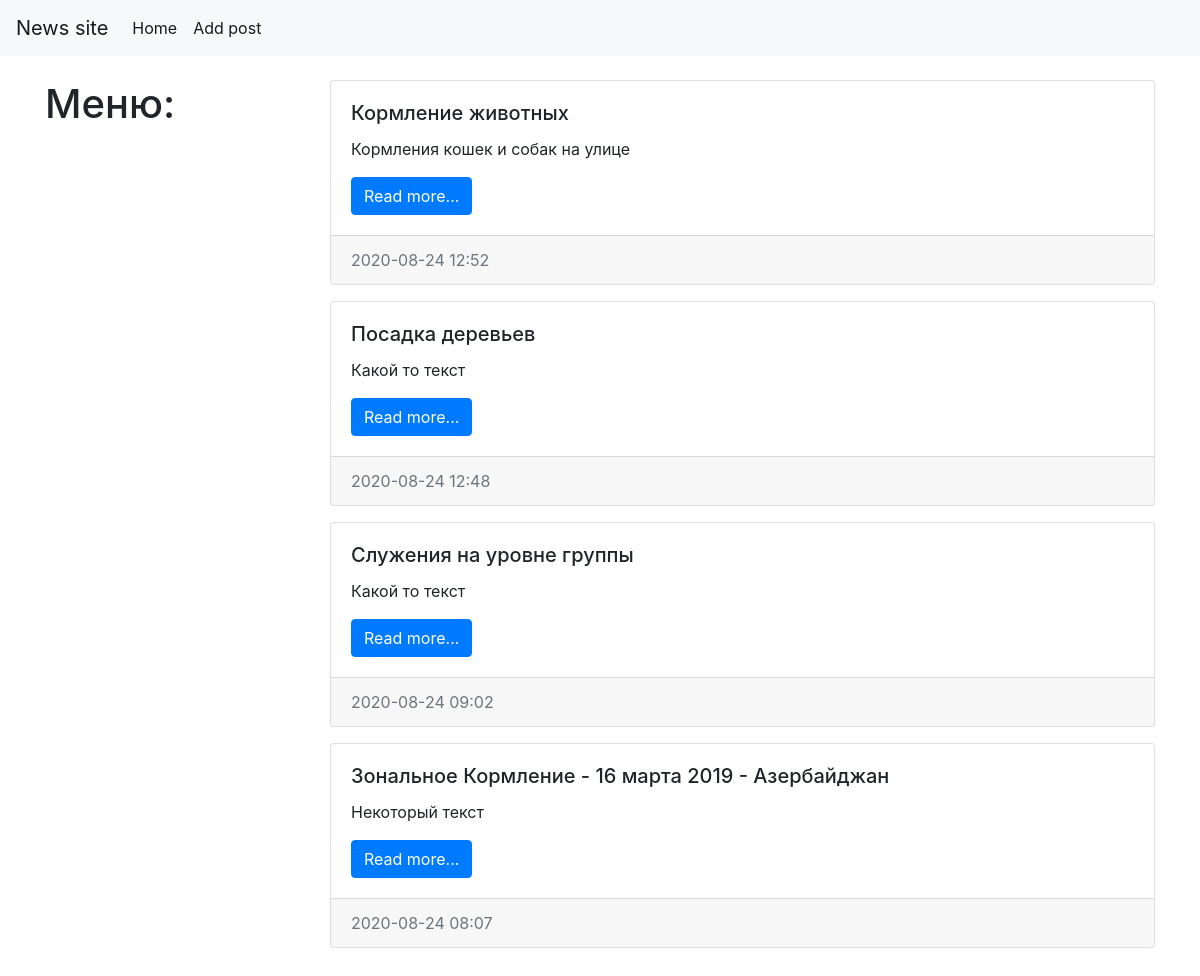
Before: / with the older database file.
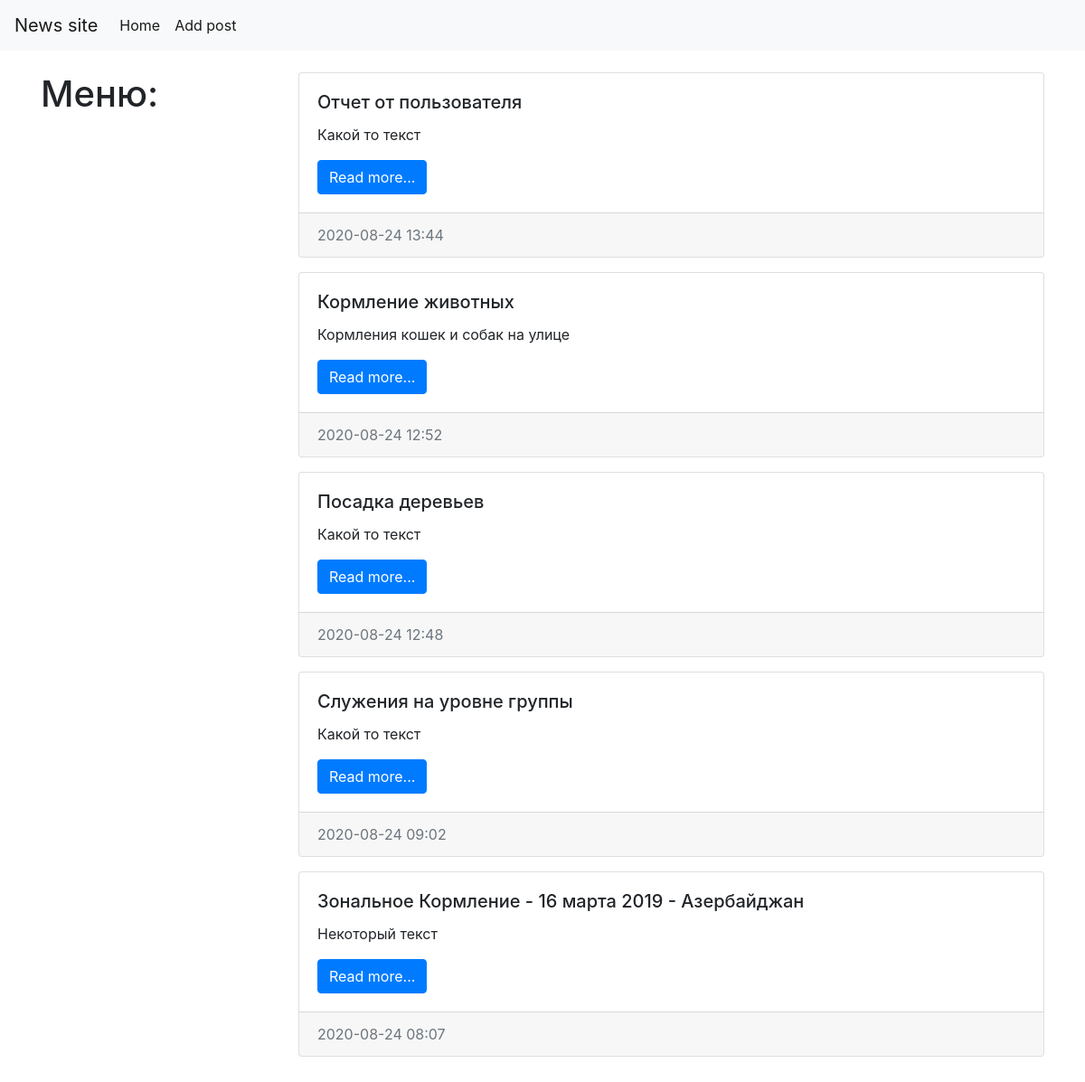
After: the same page with the newer database file.
### reports/models.py (models this page shows, shortened)
class Report(models.Model):
    title = models.CharField(max_length=150, verbose_name="Имя статьи")
    content = models.TextField(blank=True, verbose_name="Контент")
    updated_at = models.DateTimeField(auto_now=True, verbose_name="Дата обновления")
    category = models.ForeignKey('Category', on_delete=models.PROTECT, null=True)
    created_at = models.DateTimeField(auto_now_add=True, verbose_name="Дата создания")
    is_published = models.BooleanField(default=True, verbose_name="Опубликовано")
    class Meta:
        verbose_name = "Отчет"
        verbose_name_plural = "Отчеты"
        ordering = ['-created_at']

### reports/views.py (the view)
# urls.py: path('', index, name='home'),
def index(request):
    reports = Report.objects.all()
    context = {
        'reports' : reports,
        'title': 'Список статей'
    }
    return render(request, template_name='reports/index.html', context = context)

### templates/reports/index.html
{% extends 'base.html' %}
{% block sidebar %}
    <h1>Меню:</h1>
{% endblock %}
{% block content %}
    {% for item in reports %}
        <div class="card mb-3">
                    <div class="card-body">
                        <div class="media">
                            <div class="media-body">
                                <h5 class="card-title">{{ item.title }}</h5>
                                <p class="card-text">{{ item.content }}</p>
                                <a href="#" class="btn btn-primary">Read more...</a>
                            </div>
                        </div>
                    </div>
                    <div class="card-footer text-muted">
                        {{ item.created_at|date:"Y-m-d H:i" }}
                    </div>
                </div>
    {% endfor %}
{% endblock %}

Changed rows visible on the page:
added Report: title "Отчет от пользователя", content "Какой то текст", created_at "2020-08-24 13:44"
